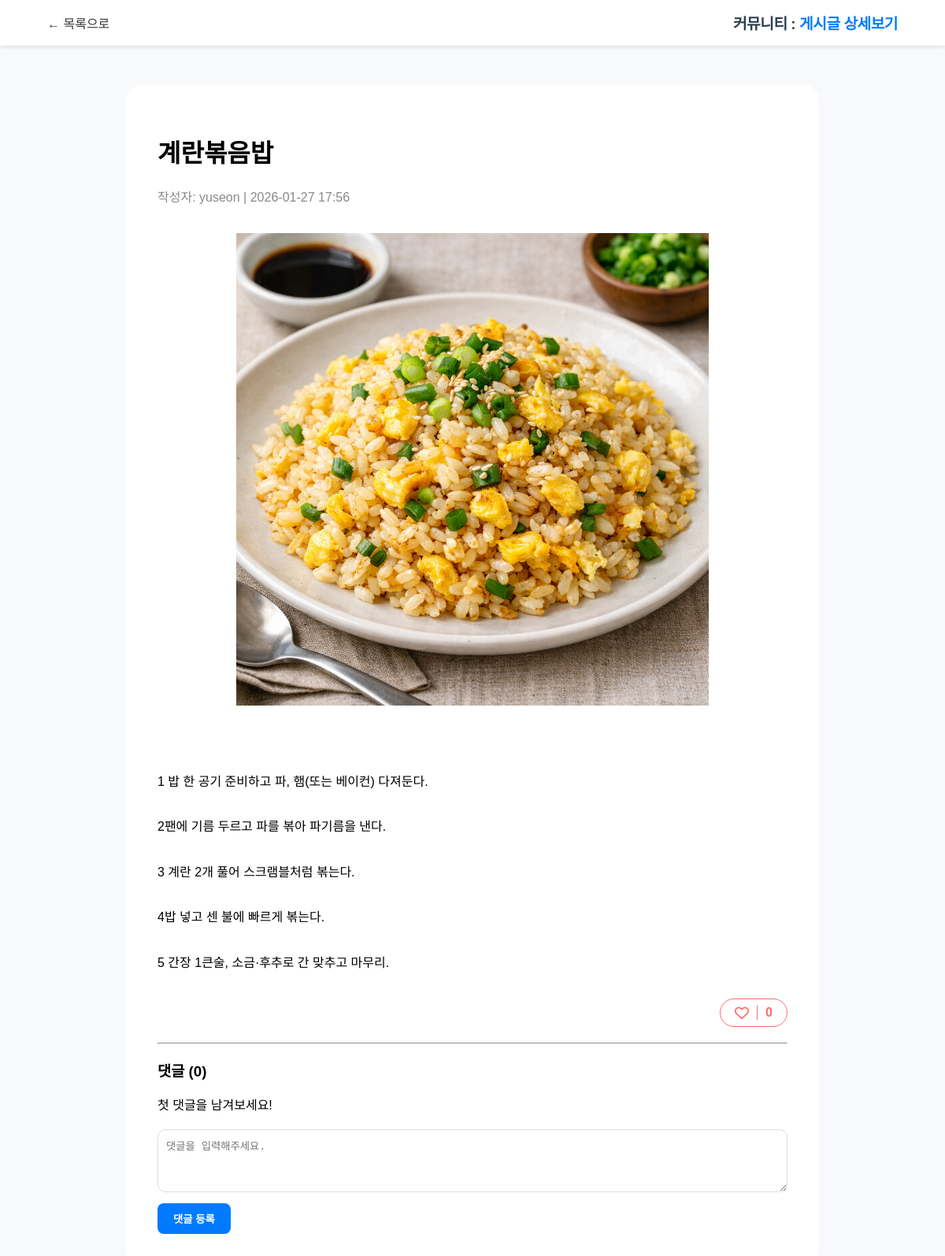
The app's page /posts/1/ with its own data.
### community/models.py (models this page shows, shortened)
class Post(models.Model):
    author = models.ForeignKey(User, on_delete=models.CASCADE)
    title = models.CharField(max_length=100) #제목
    content = models.TextField() #내용 저장될 곳
    thumbnail = models.ImageField(upload_to="community", blank=True, null=True) #이미지 저장될 곳(여기서 pip install Pillow)
    created_at = models.DateTimeField(auto_now_add=True) #글작성시간 자동 저장
    likes = models.ManyToManyField(settings.AUTH_USER_MODEL, related_name='like_posts', blank=True)
    def total_likes(self):
        return self.likes.count()

### community/views.py (the view, shortened to what this page needs)
# urls.py: re_path(r"^posts/(?P<post_id>\d+)/$", views.post_detail, name="post_detail"),#상세페이지
def post_detail(request, post_id):
    my_post = get_object_or_404(Post, id=post_id)
    my_comments = my_post.comment_set.all()
    my_context = {
        "post": my_post,
        "comments": my_comments
    }
    return render(request, "community/post_detail.html", context=my_context)

### templates/community/post_detail.html (shortened to what this page needs)
{% load static %}
<!doctype html>
<html lang="ko">
<head>
    <link rel="stylesheet" href="{% static 'css/community.css' %}">
    <link rel="stylesheet" href="https://cdnjs.cloudflare.com/ajax/libs/font-awesome/6.0.0/css/all.min.css">
</head>
<body>
    <div id="navbar">
        <a href="{% url 'community:post_list' %}" style="text-decoration:none; color:#333;">← 목록으로</a>
        <span>커뮤니티 : <b>게시글 상세보기</b></span>
    </div>
    <div id="post-detail">
        <h1>{{ post.title }}</h1>
        <div style="display: flex; justify-content: space-between; align-items: baseline; margin-bottom: 15px;">
            <p style="color:#888; margin:0;">작성자: {{ post.author.username }} | {{ post.created_at|date:"Y-m-d H:i" }}</p>
        </div>
        {% if post.thumbnail %}
            <img src="{{ post.thumbnail.url }}" class="post-image-detail">
        {% endif %}
        <div style="line-height:1.8; margin:30px 0;">
            {{ post.content|linebreaksbr }}
        </div>
        <div style="display: flex; justify-content: flex-end; margin: 20px 0;">
            <form action="{% url 'community:post_like' post.id %}" method="POST">
                <button type="submit" style="background: white; border: 1px solid #ff6b6b; color: #ff6b6b; padding: 8px 18px; border-radius: 30px; font-weight: bold; cursor: pointer; display: flex; align-items: center; gap: 10px; transition: 0.2s;">
                    {% if request.user in post.likes.all %}
                        <i class="fa-solid fa-heart" style="font-size: 18px;"></i> {% else %}
                        <i class="fa-regular fa-heart" style="font-size: 18px;"></i> {% endif %}
                    <span style="border-left: 1px solid #ff6b6b; padding-left: 10px; font-size: 16px;">{{ post.total_likes }}</span>
                </button>
            </form>
        </div>
        <hr>
        <h3>댓글 ({{ post.comment_set.count }})</h3>
        <ul style="list-style:none; padding:0;">
            {% for comment in post.comment_set.all %}
                <li style="border-bottom:1px solid #eee; padding:10px 0;">
                    <strong>{{ comment.author.username }}:</strong> {{ comment.content }}
                </li>
            {% empty %}
                <li>첫 댓글을 남겨보세요!</li>
            {% endfor %}
        </ul>
        <form method="POST" style="margin-top:20px;">
            <textarea name="comment" placeholder="댓글을 입력해주세요." style="width:100%; height:80px; border-radius:10px; padding:10px; border:1px solid #ddd; box-sizing: border-box;"></textarea>
            <button type="submit" class="btn btn-primary" style="margin-top:10px;">댓글 등록</button>
        </form>
    </div>
</body>
</html>

### static/css/community.css (style rules this page uses)
body { font-family: 'Pretendard', sans-serif; background-color: #f8f9fa; margin: 0; padding: 0; }
#navbar { background: white; padding: 15px 5%; display: flex; justify-content: space-between; align-items: center; box-shadow: 0 2px 5px rgba(0,0,0,0.1); position: sticky; top: 0; z-index: 100; }
#navbar span { font-weight: 800; font-size: 1.2rem; color: #2c3e50; letter-spacing: -0.5px; }
#navbar span b { color: #007bff; font-weight: 800; }
#post-detail { max-width: 800px; margin: 50px auto; background: white; padding: 40px; border-radius: 20px; }
.post-image-detail { width: 100%; max-height: 600px; object-fit: contain; border-radius: 10px; margin: 20px 0; }
.btn { padding: 10px 20px; border-radius: 8px; text-decoration: none; font-weight: 600; display: inline-block; }
.btn-primary { background: #007bff; color: white; border: none; }

### records on screen
Post: title "계란볶음밥", author.username "yuseon", created_at "2026-01-27 17:56", thumbnail (picture), content "1 밥 한 공기 준비하고 파, 햄(또는 베이컨) 다져둔다. 2팬에 기름 두르고 파를 볶아 파기름을 낸다. 3 계란 2개 풀어 스크램블처럼 볶는다. 4밥 넣고 센 불에 빠르게 볶는다. 5 간장 1큰술, 소금·후추로 간 맞추고 마무리.", total_likes "0", comment_set.count "0"
